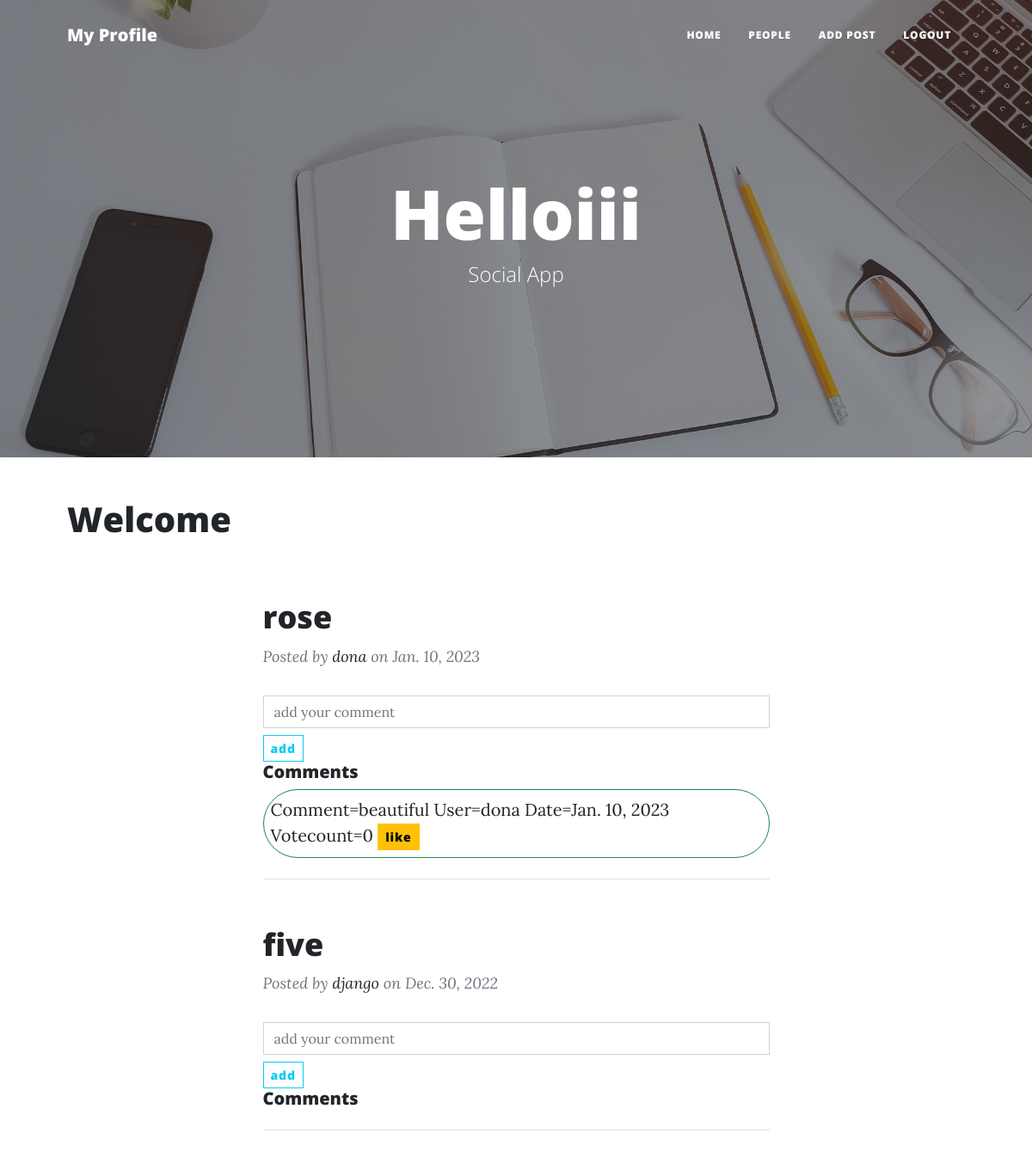
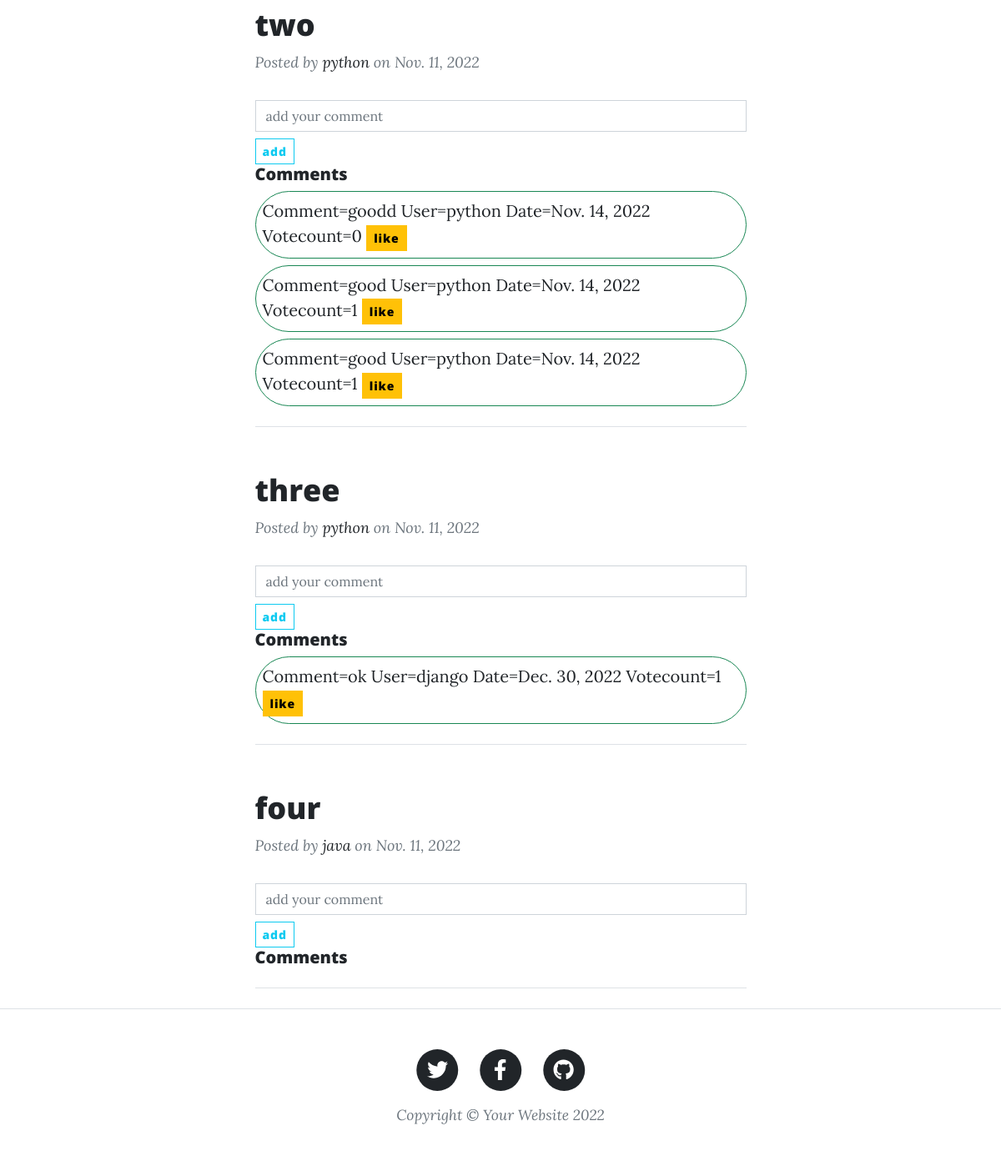
Screenshot of /index (signed in) with the database file from the repository (2 pictures, top to bottom).
### api/models.py (models this page shows, shortened)
class Posts(models.Model):
    title=models.CharField(max_length=250)
    image=models.ImageField(upload_to="images",null=True,blank=True)
    user=models.ForeignKey(User,on_delete=models.CASCADE)
    created_date=models.DateField(auto_now_add=True)
    @property
    def post_cmts(self):
        return self.comments_set.all().annotate(u_count=Count('like')).order_by('u_count')

class Comments(models.Model):
    comment=models.CharField(max_length=250)
    user=models.ForeignKey(User,on_delete=models.CASCADE)
    post=models.ForeignKey(Posts,on_delete=models.CASCADE)
    created_date=models.DateField(auto_now_add=True)
    like=models.ManyToManyField(User,related_name="likes")
    @property
    def likecount(self):
        return self.like.all().count()
    def __str__(self):
        return self.comment

### web/views.py (the view, shortened to what this page needs)
# urls.py: path("index",IndexView.as_view(),name="index"),
@method_decorator(decs,name="dispatch")
class IndexView(CreateView,ListView):
    template_name="index.html"
    form_class=PostForm
    success_url=reverse_lazy("index")
    model=Posts
    context_object_name="posts"
    def get_queryset(self):
        return Posts.objects.order_by("-created_date")

### web/forms.py
class PostForm(forms.ModelForm):
    class Meta:
        model=Posts
        fields=["title","image"]
        widgets={
            "title":forms.TextInput(attrs={"class":"form-control"}),
            "image":forms.FileInput(attrs={"class":"form-select"})
        }

### web/views.py (called while the page is built)
def signin_required(fn):
    def wrapper(request,*args,**kw):
        if not request.user.is_authenticated:
            messages.error(request,"invalid session")
            return redirect("signin")
        else:
            return fn(request,*args,**kw)
    return wrapper

### web/templates/index.html (shortened to what this page needs)
{%extends 'base.html'%}
{%block body_block%}
<h1>Welcome</h1>
<div class="row gx-4 gx-lg-5 justify-content-center">
    {%for p in posts%}
    <div class="col-md-10 col-lg-8 col-xl-7">
        <div class="post-preview">
            {%if p.image%}
            <div>
            </div>
            {%endif%}
            <a href="post.html">
                <h2 class="post-title">{{p.title}}</h2>
            </a>
            <p class="post-meta">
                Posted by
                <a href="#!">{{p.user}}</a>
                on {{p.created_date}}
            </p>
        </div>
        <div>
            <form action="{%url 'add-comment' p.id %}" method="post">
                <input type="text" placeholder="add your comment" name="comment" class="form-control">
                <button type="submit" class="btn btn-outline-info mt-2 btn-sm">add</button>
            </form>
        </div>
        <h5 class="post-title">Comments</h5>
        {%for cmt in p.post_cmts%}
        <div class="border rounded-pill border-success mt-2 p-2">
            Comment={{cmt}}
            User={{cmt.user}}
            Date={{cmt.created_date}}
            Votecount={{cmt.likecount}}
            <a href="{%url 'add-like' cmt.id %}" class="btn btn-warning btn-sm">like</a>
        </div>
        {%endfor%}
        <hr class="my-4" />
    </div>
    {%endfor%}
</div>
{%endblock%}

### web/templates/base.html (shortened to what this page needs)
<!DOCTYPE html>
{%load static%}
<html lang="en">
    <head>
        <link href="{%static 'css/styles.css'%}" rel="stylesheet" />
    </head>
    <body>
        <nav class="navbar navbar-expand-lg navbar-light" id="mainNav">
            <div class="container px-4 px-lg-5">
                <a class="navbar-brand" href="{%url 'profile'%}">My Profile</a>
                <div class="collapse navbar-collapse" id="navbarResponsive">
                    <ul class="navbar-nav ms-auto py-4 py-lg-0">
                        <li class="nav-item"><a class="nav-link px-lg-3 py-3 py-lg-4" href="{%url 'index'%}">Home</a></li>
                        <li class="nav-item"><a class="nav-link px-lg-3 py-3 py-lg-4" href="{%url 'people'%}">People</a></li>
                        <li class="nav-item"><a class="nav-link px-lg-3 py-3 py-lg-4" href="{%url 'post'%}">Add Post</a></li>
                        <li class="nav-item"><a class="nav-link px-lg-3 py-3 py-lg-4" href="{%url 'sign-out'%}">logout</a></li>
                    </ul>
                </div>
            </div>
        </nav>
        <header class="masthead" style="background-image: url('{%static 'assets/img/home-bg.jpg'%}')">
            <div class="container position-relative px-4 px-lg-5">
                <div class="row gx-4 gx-lg-5 justify-content-center">
                    <div class="col-md-10 col-lg-8 col-xl-7">
                        <div class="site-heading">
                            <h1>Helloiii</h1>
                            <span class="subheading">Social App</span>
                        </div>
                    </div>
                </div>
            </div>
        </header>
        <div class="container px-4 px-lg-5">
           {%block body_block%}
           {%endblock%}
        </div>
        <footer class="border-top">
            <div class="container px-4 px-lg-5">
                <div class="row gx-4 gx-lg-5 justify-content-center">
                    <div class="col-md-10 col-lg-8 col-xl-7">
                        <ul class="list-inline text-center">
                            <li class="list-inline-item">
                                <a href="#!">
                                    <span class="fa-stack fa-lg">
                                        <i class="fas fa-circle fa-stack-2x"></i>
                                        <i class="fab fa-twitter fa-stack-1x fa-inverse"></i>
                                    </span>
                                </a>
                            </li>
                            <li class="list-inline-item">
                                <a href="#!">
                                    <span class="fa-stack fa-lg">
                                        <i class="fas fa-circle fa-stack-2x"></i>
                                        <i class="fab fa-facebook-f fa-stack-1x fa-inverse"></i>
                                    </span>
                                </a>
                            </li>
                            <li class="list-inline-item">
                                <a href="#!">
                                    <span class="fa-stack fa-lg">
                                        <i class="fas fa-circle fa-stack-2x"></i>
                                        <i class="fab fa-github fa-stack-1x fa-inverse"></i>
                                    </span>
                                </a>
                            </li>
                        </ul>
                        <div class="small text-center text-muted fst-italic">Copyright &copy; Your Website 2022</div>
                    </div>
                </div>
            </div>
        </footer>
    </body>
</html>

### rows the page displays
Posts: title "rose", user "dona", created_date "Jan. 10, 2023"
Comments: comment "beautiful", user "dona", created_date "Jan. 10, 2023", likecount "0"
Posts: title "five", user "django", created_date "Dec. 30, 2022"
Posts: title "two", user "python", created_date "Nov. 11, 2022"
Comments: comment "goodd", user "python", created_date "Nov. 14, 2022", likecount "0"
Comments: comment "good", user "python", created_date "Nov. 14, 2022", likecount "1"
Comments: comment "good", user "python", created_date "Nov. 14, 2022", likecount "1"
Posts: title "three", user "python", created_date "Nov. 11, 2022"
Comments: comment "ok", user "django", created_date "Dec. 30, 2022", likecount "1"
Posts: title "four", user "java", created_date "Nov. 11, 2022"
